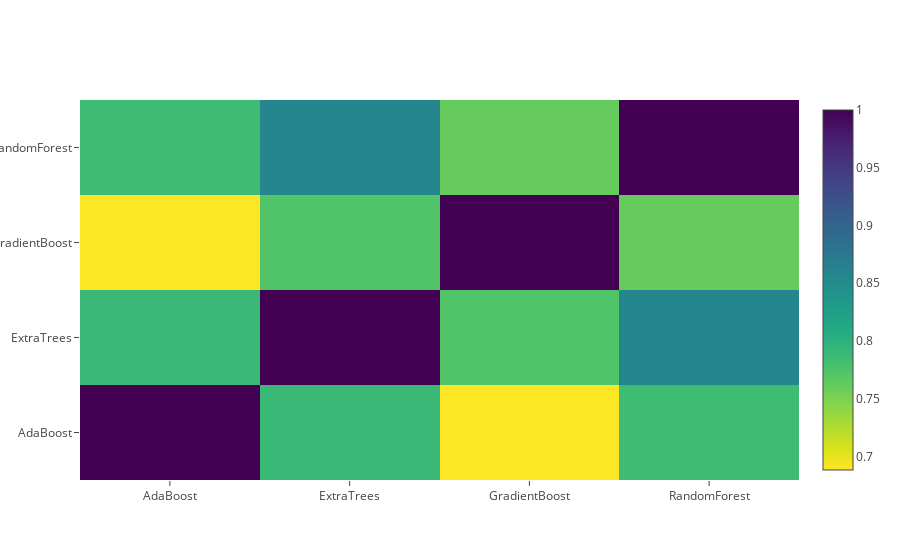

The cell this chart's notebook holds for it:
### Markdown cell above
### Correlation Heatmap of the Second Level Training set

### Code cell
data = [
    go.Heatmap(
        z= base_predictions_train.astype(float).corr().values ,
        x=base_predictions_train.columns.values,
        y= base_predictions_train.columns.values,
          colorscale='Viridis',
            showscale=True,
            reversescale = True
    )
]
py.iplot(data, filename='labelled-heatmap')

### Figure 1 — Plotly figure (JSON) as saved in the notebook; plotly's stock layout.template omitted (floating-point values rounded to 4 significant figures)
{"data": [{"colorscale": "Viridis", "reversescale": true, "showscale": true, "type": "heatmap", "x": ["AdaBoost", "ExtraTrees", "GradientBoost", "RandomForest"], "y": ["AdaBoost", "ExtraTrees", "GradientBoost", "RandomForest"], "z": [[1, 0.7894, 0.6882, 0.7852], [0.7894, 1, 0.7733, 0.8579], [0.6882, 0.7733, 1, 0.7611], [0.7852, 0.8579, 0.7611, 1]]}], "layout": {}}
